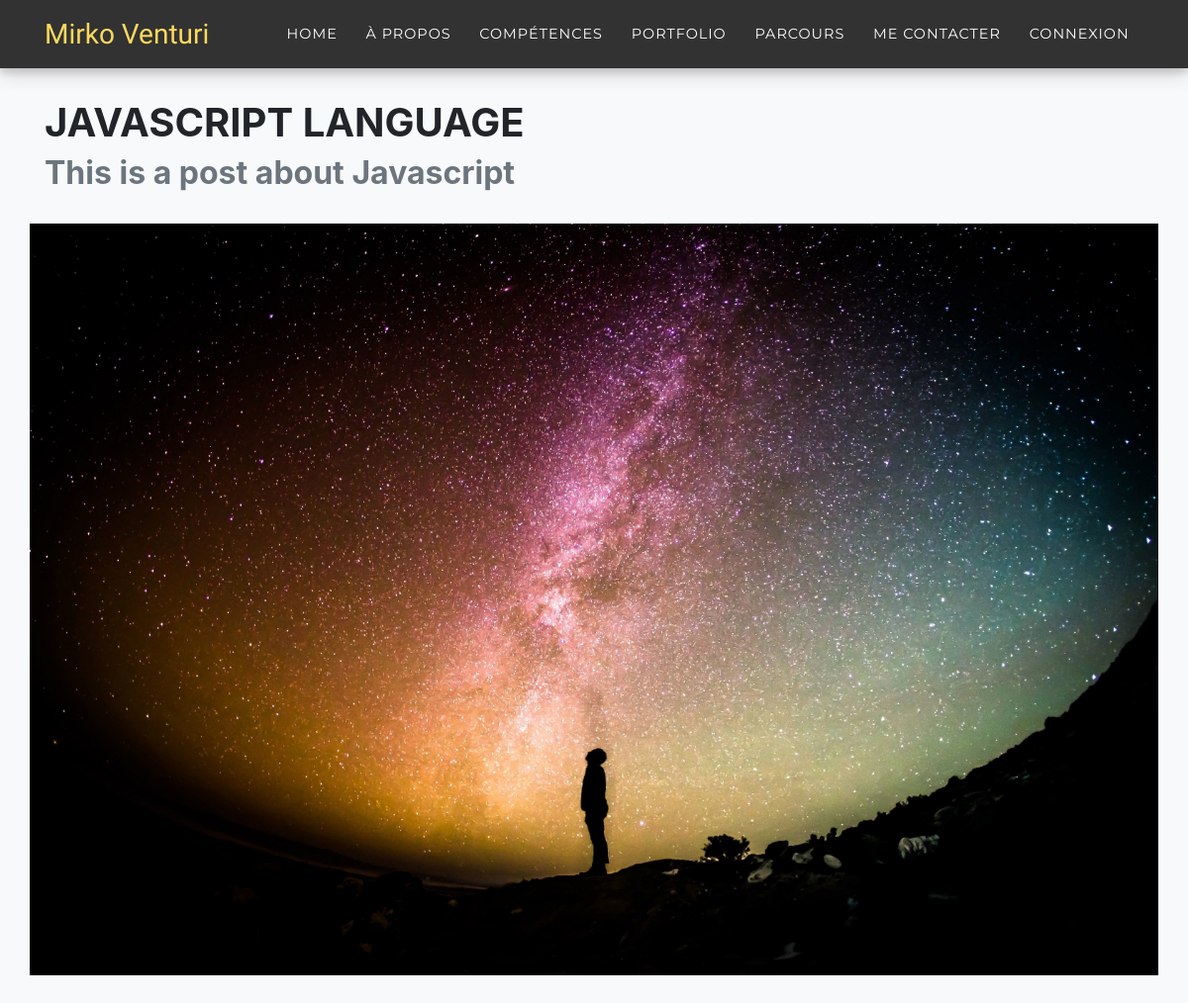
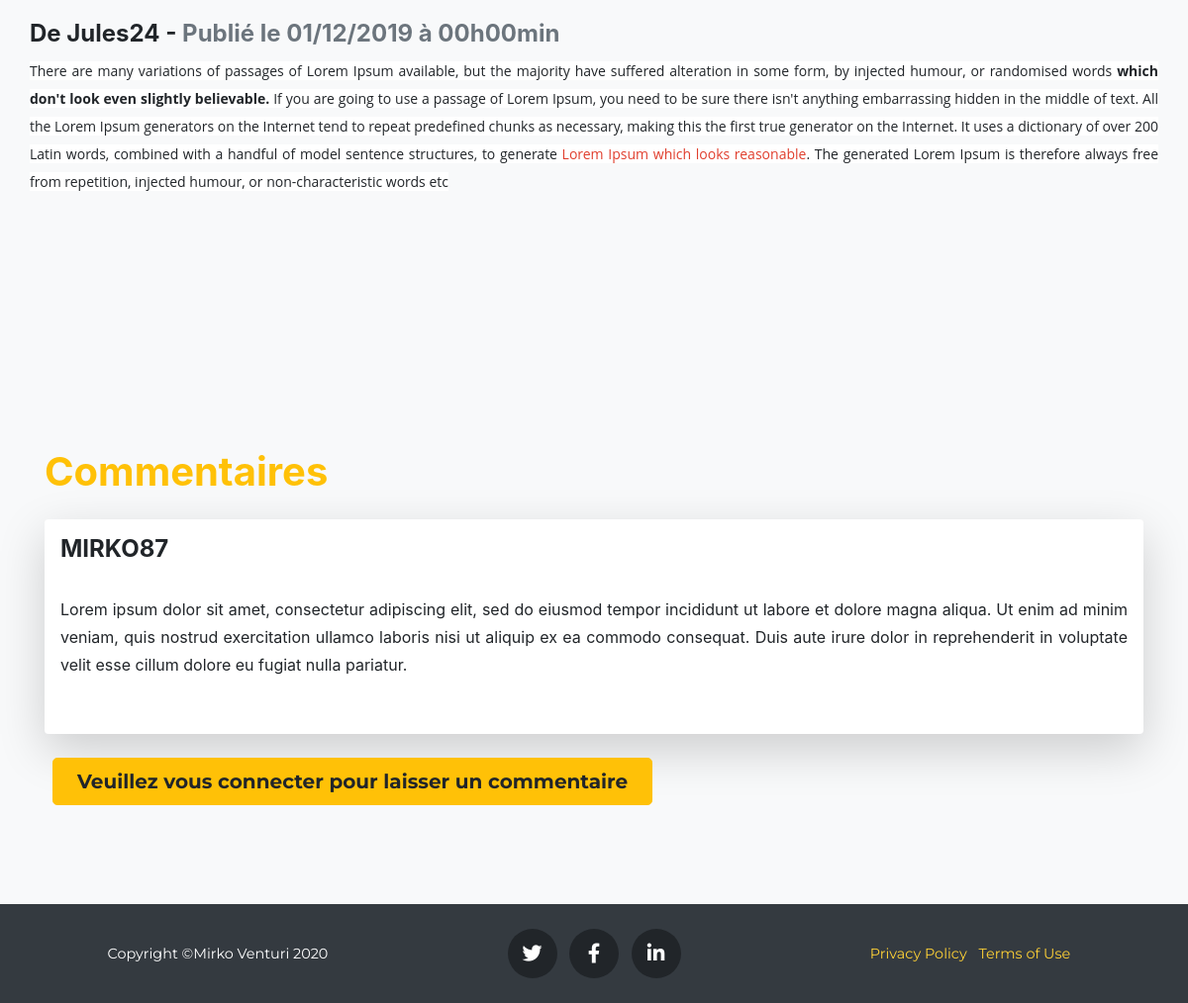
/post/view/186-Javascript language, run on the app's committed database (2 pictures, top to bottom).
### tables this page shows
CREATE TABLE IF NOT EXISTS post (
  `id` int(11) NOT NULL AUTO_INCREMENT,
  `author` varchar(100) NOT NULL,
  `title` varchar(100) NOT NULL,
  `chapeau` varchar(100) NOT NULL,
  `imageUrl` varchar(250) DEFAULT NULL,
  `date_add` date NOT NULL,
  `date_update` datetime DEFAULT NULL,
  `content` text NOT NULL,
  PRIMARY KEY (`id`)
);

CREATE TABLE IF NOT EXISTS comment (
  `id` int(11) NOT NULL AUTO_INCREMENT,
  `pseudo` varchar(100) NOT NULL,
  `content` text NOT NULL,
  `date_add` datetime NOT NULL,
  `date_update` datetime DEFAULT NULL,
  `post_id` int(11) NOT NULL,
  `user_id` int(11) NOT NULL,
  `active` tinyint(1) NOT NULL,
  PRIMARY KEY (`id`),
  KEY `post_id` (`post_id`),
  KEY `user_id` (`user_id`)
);

### Framework/View.php (called while the page is built, shortened)
<?php
class View
{
    public function render($view)
    {
       require_once($view);
    }
}

### Controllers/PostController.php (called while the page is built, shortened)
<?php
class PostController extends \Framework\Controller
{
   private $manager;
   public function __construct()
   {
      $this->manager = new \Manager\PostManager;
      $this->commentManager = new \Manager\CommentManager;
   }
   public function view($params)
   {
      $extract = explode('-', $params['get'][0]);
      $id = intval($extract[0]);
      $post = $this->manager->getPost($id);
      $comments = $this->commentManager->getComment($id);
      $this->render('view/post/view.php');
   }
}

### Framework/Router.php (called while the page is built, shortened)
<?php
class Router
{
    public function routingRequest()
    {
	try
        {
            if (isset($_GET['url']) ) {
            $url = explode('/', filter_var($_GET['url'], FILTER_SANITIZE_URL) );
            $method = 'index';
            if (isset($url[1]) ) {
            $method = $url[1];
         }
            $params = [];
            if (isset($url[2])) {
            $params['get'] = array_slice($url, 2);
             }
             if (isset($_POST)) {
             $params['post'] = $_POST;
             }
               $this->createController($url[0], $method, $params);
            }
            else {
               $this->createController('post','index', []);
            }
        }
        catch(Exception $e)
        {
            $errorMsg = $e->getMessage();
            require_once('View/errorView.php');
        }
    }
    private function createController($class, $method, $params)
    {
           $control = new $classController;
           $control->$method($params);
      }
}

### index.php (called while the page is built, shortened)
<?php
$router = new \Framework\Router();
$router->routingRequest();

### Framework/Model.php (called while the page is built, shortened)
<?php
abstract class Model
{
    private static $db;
    private static function setDb()
    {
     self::$db = new \PDO('mysql:host=localhost;dbname=dbblog;charset=utf8', 'root', '');
     self::$db->setAttribute(\PDO::ATTR_ERRMODE, \PDO::ERRMODE_WARNING);
    }
    protected function getDb()
    {
     return self::$db;
    }
}

### Manager/PostManager.php (called while the page is built, shortened)
<?php
class PostManager extends \Framework\Model
{
    public function getPost($id)
    {
        $req = $this->getDb()->prepare("SELECT id, author, title, chapeau, imageUrl, DATE_FORMAT(date_add, '%d/%m/%Y à %Hh%imin') AS date_add_fr, date_update, content FROM post WHERE id = :id");
        $req->bindValue(':id', $id, \PDO::PARAM_INT);
        $req->execute();
        $req->setFetchMode(\PDO::FETCH_ASSOC);
        $post = $req->fetch();
        return $post;
    }
}

### Manager/CommentManager.php (called while the page is built, shortened)
<?php
class CommentManager extends \Framework\Model
{
    public function getComment($post_id = 0, $active = 1)
    {
        $req = $this->getDb()->prepare("SELECT id, pseudo, content, DATE_FORMAT(date_add, '%d/%m/%Y à %Hh%imin%ss') AS date_add_fr, post_id FROM comment WHERE post_id = :post_id AND active = :active ORDER BY date_add DESC");
        $req->execute(array(':post_id' => $post_id, ':active' => $active) );
        $req->setFetchMode(\PDO::FETCH_ASSOC);
        $comment = $req->fetchAll();
        return $comment;
    }
}

### View/post/view.php (the view, shortened to what this page needs)
<!DOCTYPE html>
<html lang="fr">
<head>
  <link href="/OCR-P5/Public/vendor/bootstrap/css/bootstrap.min.css" rel="stylesheet">
  <link href="/OCR-P5/Public/vendor/fontawesome-free/css/all.min.css" rel="stylesheet" type="text/css">
  <link href="/OCR-P5/Public/css/agency.min.css" rel="stylesheet">
</head>
<body id="page-top">
  <nav class="navbar navbar-expand-lg navbar-dark fixed-top" id="mainNav">
    <div class="container">
      <a class="navbar-brand js-scroll-trigger" href="#page-top">Mirko Venturi</a>
      <div class="collapse navbar-collapse" id="navbarResponsive">
        <ul class="navbar-nav text-uppercase ml-auto">
          <li class="nav-item">
            <a class="nav-link js-scroll-trigger" href="/OCR-P5/#home">Home</a>
          </li>
          <li class="nav-item">
            <a class="nav-link js-scroll-trigger" href="/OCR-P5/#about">À propos</a>
          </li>
          <li class="nav-item">
            <a class="nav-link js-scroll-trigger" href="/OCR-P5/#skills">Compétences</a>
          </li>
          <li class="nav-item">
            <a class="nav-link js-scroll-trigger" href="/OCR-P5/#portfolio">Portfolio</a>
          </li>
          <li class="nav-item">
            <a class="nav-link js-scroll-trigger" href="/OCR-P5/#cv">Parcours</a>
          </li>
          <li class="nav-item">
            <a class="nav-link js-scroll-trigger" href="/OCR-P5/#contact">Me contacter</a>
          </li>
          <li class="nav-item">
            <a class="nav-link js-scroll-trigger" href="/OCR-P5/user/login">Connexion</a>
          </li>
        </ul>
      </div>
    </div>
  </nav>
<section class="bg-light page-section" id="portfolio">
    <div class="container">
      <div class="row">
        <div class="col-lg-12 text-justify">
        <h1 class="section-heading text-uppercase"><?= htmlspecialchars($post['title']); ?></h1>
        <h2 class="section-subheading text-muted"><?= htmlspecialchars($post['chapeau']); ?></h2>
        <div class="row my-6 py-4">
        <img class="img-fluid" src="/OCR-P5/Public/img/<?= htmlspecialchars($post['imageUrl']); ?>" alt="ImgResponsive" />
        </div>
        <div class="row my-6 py-4">
        <h4 class="section-subheading">De <?= htmlspecialchars($post['author']); ?> - <time class="section-subheading text-muted">Publié le <?= $post['date_add_fr'] ?></time></h4>
        <p class="text-justify"><?= $post['content']; ?></p>
      </div>
    </div>
  </div>
</section>
<section class="bg-light page-section" id="portfolio">
  <div class="container">
    <h1 class="text-warning">Commentaires</h1>
      <?php foreach($comments as $comment): ?>
        <div class="my-4 shadow-lg p-3 mb-1 bg-white rounded">
          <div class="row">
            <div class="col-lg-4 text-center">
              <h4 class="section-subheading text-uppercase text-left"><?= htmlspecialchars($comment['pseudo']); ?></h4><time><?= isset($date_add) ? $comment['date_add_fr'] : ''; ?></time>
            </div>
          </div>
          <div class="row my-4">
            <div class="col-lg-12 text-left">
              <p class="text-justify"><?= htmlspecialchars($comment['content']); ?></p>
            </div>
          </div>
        </div>
      <?php endforeach; ?>
      <div class="row">
        <div class="col-lg-12">
          <a class="btn btn-lg btn-warning mx-2 px-4 block-right text-black" href="/OCR-P5/user/login">Veuillez vous connecter pour laisser un commentaire</a>
        </div>
      </div>
  </div>
</section>
  <footer class="footer bg-dark">
    <div class="container">
      <div class="row align-items-center">
        <div class="col-md-4">
          <span class="copyright text-white">Copyright &copy;Mirko Venturi 2020</span>
        </div>
        <div class="col-md-4">
          <ul class="list-inline social-buttons">
            <li class="list-inline-item">
              <a href="#">
                <i class="fab fa-twitter"></i>
              </a>
            </li>
            <li class="list-inline-item">
              <a href="#">
                <i class="fab fa-facebook-f"></i>
              </a>
            </li>
            <li class="list-inline-item">
              <a href="#">
                <i class="fab fa-linkedin-in"></i>
              </a>
            </li>
          </ul>
        </div>
        <div class="col-md-4">
          <ul class="list-inline quicklinks">
            <li class="list-inline-item">
              <a href="#">Privacy Policy</a>
            </li>
            <li class="list-inline-item">
              <a href="#">Terms of Use</a>
            </li>
          </ul>
        </div>
      </div>
    </div>
  </footer>
</body>
</html>

### data on the page
post: title "JAVASCRIPT LANGUAGE", chapeau "This is a post about Javascript", imageUrl (picture), author "Jules24", content "There are many variations of passages of Lorem Ipsum available, but the majority have suffered alteration in some form, by injected humour, or randomised words which don't look even slightly believable. If you are going to use a passage of Lorem Ipsum, you need to be sure there isn't anything embarrassing hidden in the middle of text. All the Lorem Ipsum generators on the Internet tend to repeat predefined chunks as necessary, making this the first true generator on the Internet. It uses a dictionary of over 200 Latin words, combined with a handful of model sentence structures, to generate Lorem Ipsum which looks reasonable . The generated Lorem Ipsum is therefore always free from…"
comment: pseudo "MIRKO87", content "Lorem ipsum dolor sit amet, consectetur adipiscing elit, sed do eiusmod tempor incididunt ut labore et dolore magna aliqua. Ut enim ad minim veniam, quis nostrud exercitation ullamco laboris nisi ut aliquip ex ea commodo consequat. Duis aute irure dolor in reprehenderit in voluptate velit esse cillum dolore eu fugiat nulla pariatur."

### other printed values
$post['date_add_fr'] "01/12/2019 à 00h00min"
